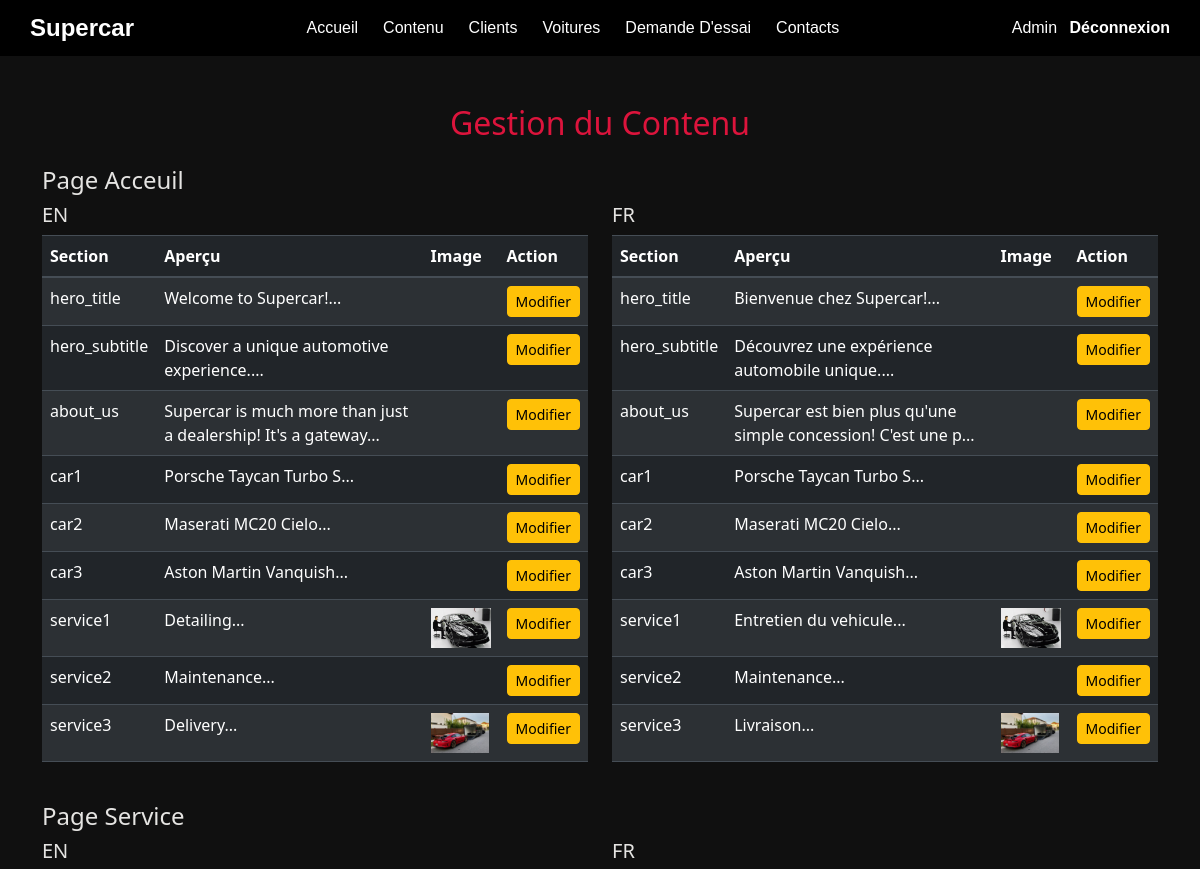
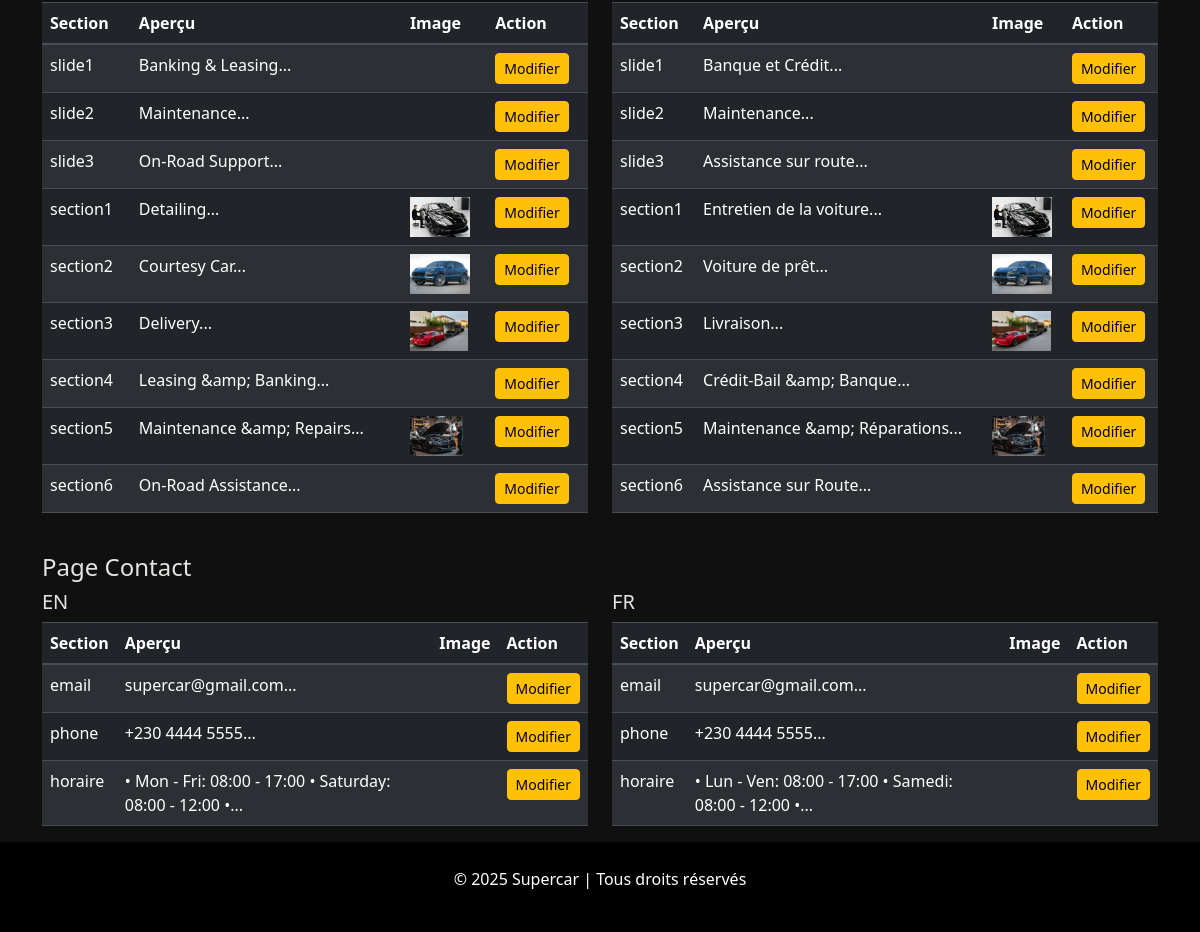
The page /content-admin.php (signed in) on the database its author committed (2 pictures, top to bottom).
### tables this page shows
CREATE TABLE IF NOT EXISTS `acceuil_en` (
  `id` int NOT NULL AUTO_INCREMENT,
  `section` varchar(50) NOT NULL,
  `content` text NOT NULL,
  `image` varchar(255) NOT NULL,
  PRIMARY KEY (`id`)
);

CREATE TABLE IF NOT EXISTS `acceuil_fr` (
  `id` int NOT NULL AUTO_INCREMENT,
  `section` varchar(50) NOT NULL,
  `content` text NOT NULL,
  `image` varchar(255) NOT NULL,
  PRIMARY KEY (`id`)
);

CREATE TABLE IF NOT EXISTS `service_en` (
  `id` int NOT NULL AUTO_INCREMENT,
  `section` varchar(255) NOT NULL,
  `content` text NOT NULL,
  `image` varchar(255) NOT NULL,
  `sub` text NOT NULL,
  PRIMARY KEY (`id`)
);

CREATE TABLE IF NOT EXISTS `service_fr` (
  `id` int NOT NULL AUTO_INCREMENT,
  `section` varchar(255) NOT NULL,
  `content` text NOT NULL,
  `image` varchar(255) NOT NULL,
  `sub` text NOT NULL,
  PRIMARY KEY (`id`)
);

CREATE TABLE IF NOT EXISTS `contact_en` (
  `id` int NOT NULL AUTO_INCREMENT,
  `section` varchar(255) NOT NULL,
  `content` varchar(255) NOT NULL,
  `image` varchar(50) NOT NULL,
  PRIMARY KEY (`id`)
);

CREATE TABLE IF NOT EXISTS `contact_fr` (
  `id` int NOT NULL AUTO_INCREMENT,
  `section` varchar(255) NOT NULL,
  `content` varchar(255) NOT NULL,
  `image` varchar(50) NOT NULL,
  PRIMARY KEY (`id`)
);

### content-admin.php (the view, shortened to what this page needs)
<?php
$host = "localhost"; $username = "root"; $password = ""; $dbname = "supercar";
$conn = new mysqli($host, $username, $password, $dbname);
$conn->set_charset("utf8");
?>
<?php
include('navbar-structure.php');
$pages = ['acceuil', 'service', 'contact'];
foreach ($pages as $page) {
    ${$page . '_en'} = $conn->query("SELECT * FROM " . $page . "_en");
    ${$page . '_fr'} = $conn->query("SELECT * FROM " . $page . "_fr");
}
?>
<!DOCTYPE html>
<html lang="en">
<head>
  <link href="https://cdn.jsdelivr.net/npm/bootstrap@5.3.0/dist/css/bootstrap.min.css" rel="stylesheet">
  <link rel="stylesheet" href="navbar.css">
  <link rel="stylesheet" href="footer.css">
</head>
<body>
<div class="container mt-5">
  <h2 class="text-center" style="color: crimson;">Gestion du Contenu</h2>
  <?php foreach ($pages as $page): ?>
    <h4 class="mt-4 text-capitalize">Page <?= $page ?></h4>
    <div class="row">
      <?php foreach (['en','fr'] as $lang): ?>
        <div class="col-md-6">
          <h5><?= strtoupper($lang) ?></h5>
          <table class="table table-dark table-striped">
            <thead>
              <tr><th>Section</th><th>Aperçu</th><th>Image</th><th>Action</th></tr>
            </thead>
            <tbody>
              <?php $result = ${$page . '_' . $lang}; while ($row = $result->fetch_assoc()): ?>
                <tr>
                  <td><?= htmlspecialchars($row['section']) ?></td>
                  <td><?= htmlspecialchars(substr($row['content'], 0, 60)) ?>...</td>
                  <td>    <?php if (!empty($row['image'])): ?>
                            <img src="<?= htmlspecialchars($row['image']) ?>" alt="" style="height:40px;">
                          <?php endif; ?>
                  </td>
                  <td>
                    <button class="btn btn-warning btn-sm" data-bs-toggle="modal" data-bs-target="#textModal"
                      onclick='populateTextModal(<?= $row['id'] ?>, "<?= $row['section'] ?>", <?= json_encode($row['content']) ?>, <?= json_encode($row['image']) ?>, "<?= $lang ?>", "<?= $page ?>")'>Modifier</button>
                  </td>
                </tr>
              <?php endwhile; ?>
            </tbody>
          </table>
        </div>
      <?php endforeach; ?>
    </div>
  <?php endforeach; ?>
</div>
<?php include 'footer-structure.php'; ?>
</body>
</html>

### navbar-structure.php (shortened to what this page needs)
<!DOCTYPE html>
<html lang="fr">
<head>
    <link rel="stylesheet" href="https://stackpath.bootstrapcdn.com/bootstrap/4.3.1/css/bootstrap.min.css">
</head>
<body>
<div class="navbar-custom">
    <div class="navbar-brand">Supercar</div>
    <div class="navbar-center">
        <a href="index-admin.php">Accueil</a>
        <a href="content-admin.php">Contenu</a>
        <a href="view-logged-accounts.php">Clients</a>
        <a href="voiture-admin.php">Voitures</a>
        <a href="view-trial-requests.php">Demande D'essai</a>
        <a href="view-contact-requests.php">Contacts</a>
    </div>
    <div class="navbar-right">
        <?php if (isset($_SESSION['username'])): ?>
            <span class="text-white mr-2"><?= htmlspecialchars($_SESSION['username']); ?></span>
            <a href="logout-admin.php" class="text-white">Déconnexion</a>
        <?php else: ?>
            <a href="login-admin.php" class="text-white">Connexion</a>
        <?php endif; ?>
    </div>
</div>
</body>
</html>

### footer-structure.php
<div class="footer">
    <p>&copy; 2025 Supercar | Tous droits réservés</p>
</div>

### navbar.css (style rules this page uses)
.navbar-custom { background-color: #000; color: white; display: flex; justify-content: space-between; align-items: center; padding: 10px 30px; font-family: Arial, sans-serif; }
.navbar-brand { font-size: 24px; font-weight: bold; color: white; text-decoration: none; }
.navbar-center { display: flex; gap: 25px; }
.navbar-center a { color: white; text-decoration: none; font-size: 16px; font-weight: 500; }
.navbar-right a { color: white; text-decoration: none; font-weight: bold; }

### footer.css (style rules this page uses)
.footer { text-align: center; padding: 25px; background-color: #000000; color: #ffffff; position: relative; width: 100%; }

### content-admin.php (style rules this page uses)
body { background-color: #101010; color: #E5E4E2; }
.table { background-color: #222; }

### rows shown on the page
acceuil_en: section "hero_title", content "Welcome to Supercar!"
acceuil_en: section "hero_subtitle", content "Discover a unique automotive experience."
acceuil_en: section "about_us", content "Supercar is much more than just a dealership! It's a gateway"
acceuil_en: section "car1", content "Porsche Taycan Turbo S"
acceuil_en: section "car2", content "Maserati MC20 Cielo"
acceuil_en: section "car3", content "Aston Martin Vanquish"
acceuil_en: section "service1", content "Detailing", image (picture)
acceuil_en: section "service2", content "Maintenance"
acceuil_en: section "service3", content "Delivery", image (picture)
acceuil_fr: section "hero_title", content "Bienvenue chez Supercar!"
acceuil_fr: section "hero_subtitle", content "Découvrez une expérience automobile unique."
acceuil_fr: section "about_us", content "Supercar est bien plus qu'une simple concession! C'est une p"
acceuil_fr: section "car1", content "Porsche Taycan Turbo S"
acceuil_fr: section "car2", content "Maserati MC20 Cielo"
acceuil_fr: section "car3", content "Aston Martin Vanquish"
acceuil_fr: section "service1", content "Entretien du vehicule", image (picture)
acceuil_fr: section "service2", content "Maintenance"
acceuil_fr: section "service3", content "Livraison", image (picture)
service_en: section "slide1", content "Banking & Leasing"
service_en: section "slide2", content "Maintenance"
service_en: section "slide3", content "On-Road Support"
service_en: section "section1", content "Detailing", image (picture)
service_en: section "section2", content "Courtesy Car", image (picture)
service_en: section "section3", content "Delivery", image (picture)
service_en: section "section4", content "Leasing &amp; Banking"
service_en: section "section5", content "Maintenance &amp; Repairs", image (picture)
service_en: section "section6", content "On-Road Assistance"
service_fr: section "slide1", content "Banque et Crédit"
service_fr: section "slide2", content "Maintenance"
service_fr: section "slide3", content "Assistance sur route"
service_fr: section "section1", content "Entretien de la voiture", image (picture)
service_fr: section "section2", content "Voiture de prêt", image (picture)
service_fr: section "section3", content "Livraison", image (picture)
service_fr: section "section4", content "Crédit-Bail &amp; Banque"
service_fr: section "section5", content "Maintenance &amp; Réparations", image (picture)
service_fr: section "section6", content "Assistance sur Route"
contact_en: section "email", content "supercar@gmail.com"
contact_en: section "phone", content "+230 4444 5555"
contact_en: section "horaire", content "• Mon - Fri: 08:00 - 17:00 • Saturday: 08:00 - 12:00 •"
contact_fr: section "email", content "supercar@gmail.com"
contact_fr: section "phone", content "+230 4444 5555"
contact_fr: section "horaire", content "• Lun - Ven: 08:00 - 17:00 • Samedi: 08:00 - 12:00 •"

### other values the page prints
$_SESSION['username'] "Admin"
$page "Acceuil"
$lang "EN"
$lang "FR"
$page "Service"
$page "Contact"
